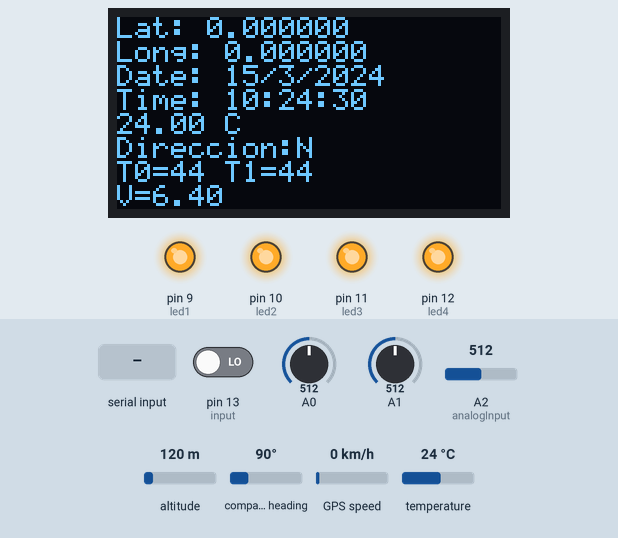
Bench run of a sketch on a simulated Arduino Uno, built with avr-gcc and run on an emulated ATmega328P. On the bench: 128×64 one-colour display, output pins drawn as LEDs (lit = HIGH). Inputs (shaded band) come from the test bench; at power-on: compass heading 90°, pin 13 (input) LOW, A0 = 512, A1 = 512, A2 (analogInput) = 512, altitude 120 m, GPS speed 0 km/h, temperature 24 °C. The GPS gets a fix after 3 s at 37.7749, -122.4194 with 8 satellites; what the sketch prints to the serial monitor is not drawn.

Above: at 2.5 s.
2.6 s: compass heading set to 180°
At 11.7 s:
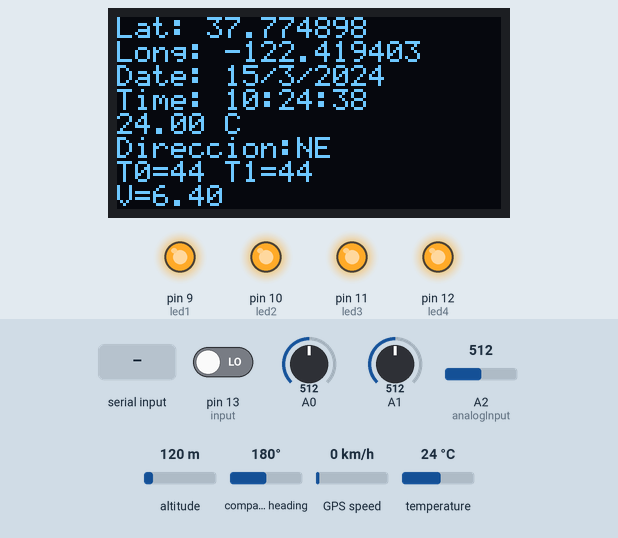
12.1 s: compass heading set to 319°
At 20.3 s:
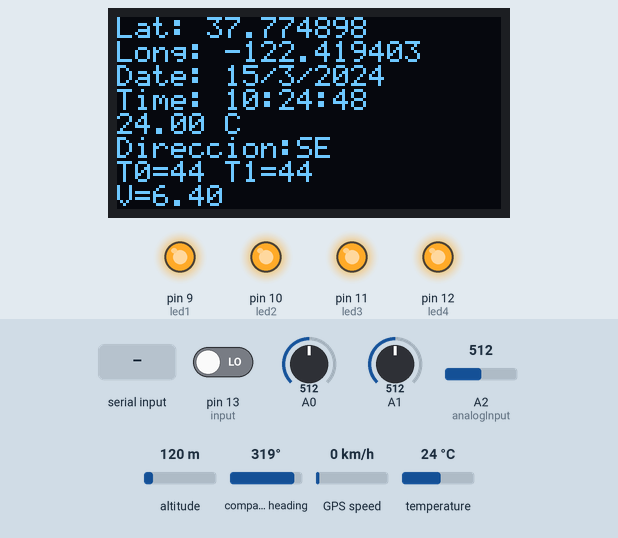
20.8 s: "A" received over Serial
At 24.6 s:
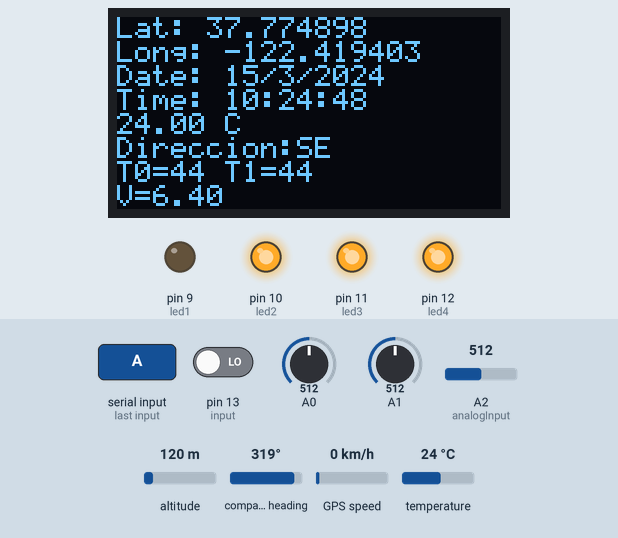
31.2 s: "B" received over Serial
At 41.4 s:
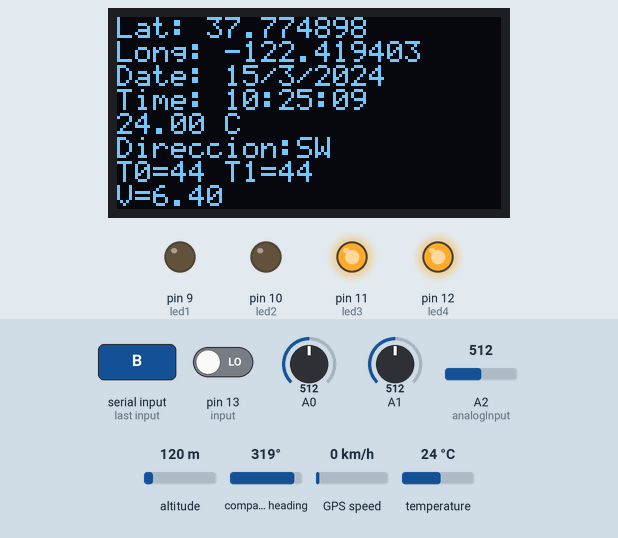
41.6 s: "C" received over Serial
At 45.9 s:
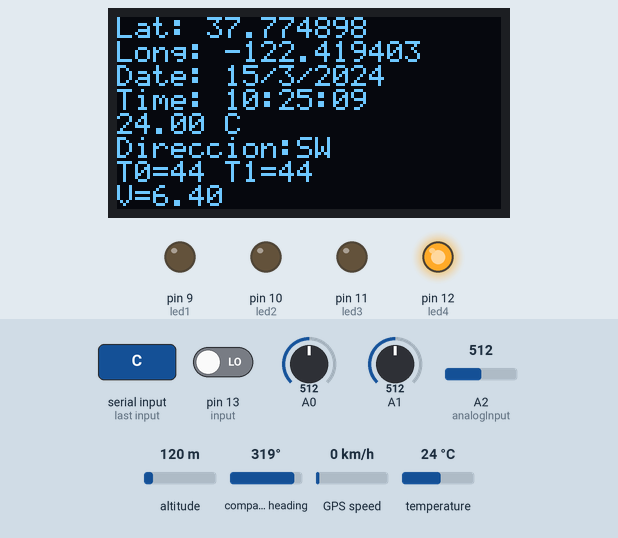
52.0 s: "D" received over Serial
At 57.2 s:
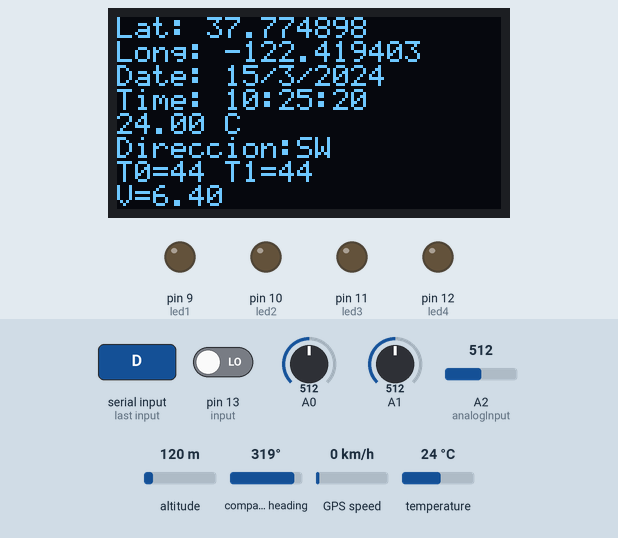
Timing chart, 0 to 58.7 s (numbered marks = the images above; inputs shaded):
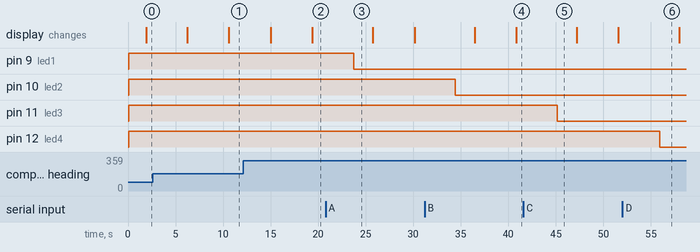

The sketch:

GPSv2.ino
```cpp
#define I2C_ADDRESS 0x3C
#include "SSD1306Ascii.h"
#include "SSD1306AsciiAvrI2c.h"
#include <TinyGPS++.h>
#include <SoftwareSerial.h>
#include "SSD1306Ascii.h"
#include "SSD1306AsciiAvrI2c.h"
#include <OneWire.h>
#include <DallasTemperature.h>
#include <MechaQMC5883.h>

#define ARDUINO_GPS_RX 3
#define ARDUINO_GPS_TX 4
#define GPS_BAUD 9600
#define gpsPort ssGPS
#define SerialMonitor Serial
#define I2C_ADDRESS 0x3C
#define Pin 6

TinyGPSPlus tinyGPS;
SoftwareSerial ssGPS(ARDUINO_GPS_TX, ARDUINO_GPS_RX);
OneWire ourWire(Pin);
DallasTemperature sensors(&ourWire);
MechaQMC5883 qmc;

int mX0, mX1, mX_out;
int mY0, mY1, mY_out;
int mZ0, mZ1, mZ_out;
float heading, headingDegrees, headingFiltered, declination;
float Xm, Ym, Zm;
int led1 = 9;
int led2 = 10;
int led3 = 11;
int led4 = 12;
int led1s = 0;
int led2s = 0;
int led3s = 0;
int led4s = 0;
int TankValue0;
int TankValue1;
int analogInput = 2;
float vout = 0.0;
float vin = 0.0;
float R1 = 100000.0; // resistance of R1 (100K) -see text!
float R2 = 10000.0; // resistance of R2 (10K) - see text!
int value = 0;
int RelayState0 = 0;
int RelayState1 = 0;
int RelayState2 = 0;
int RelayState3 = 0;
int RPM = 0;
int input = 13;
int high_time;
int low_time;
float time_period;
float frequency;
String Direccion = "";

SSD1306AsciiAvrI2c oled;

void setup()
{
  SerialMonitor.begin(9600);
  gpsPort.begin(GPS_BAUD);
  oled.begin(&Adafruit128x64, I2C_ADDRESS);
  oled.setFont(System5x7);
  oled.clear();
  pinMode(led1, OUTPUT);
  pinMode(led2, OUTPUT);
  pinMode(led3, OUTPUT);
  pinMode(led4, OUTPUT);
  digitalWrite(led1, HIGH);
  digitalWrite(led2, HIGH);
  digitalWrite(led3, HIGH);
  digitalWrite(led4, HIGH);
  pinMode(input, INPUT);
  sensors.begin();
  qmc.init();
}

void loop()
{

  static const double LONDON_LAT = 51.508131, LONDON_LON = -0.128002;

  smartDelay(1000);
  oled.setCursor(0, 0);

  //***************************Sensores de temperatura*********************************

  sensors.requestTemperatures();

  //***************************Fin Sensores de temperatura*********************************
  //***************************Calculos de Heading*********************************
  int x, y, z;
  qmc.read(&x, &y, &z);
  //---- X-Axis
  Xm = x * 0.00092;
  //---- Y-Axis
  Ym = y * 0.00092;
  //---- Z-Axis
  Zm = z * 0.00092;

  heading = atan2(Ym, Xm);
  declination = 0.155;
  heading += declination;
  if (heading < 0) heading += 2 * PI;
  if (heading > 2 * PI)heading -= 2 * PI;
  headingDegrees = heading * 180 / PI;
  headingFiltered = headingFiltered * 0.85 + headingDegrees * 0.15;

  if (headingFiltered < 45 ) {
    Direccion = "N";
  }
  if (headingFiltered > 45 && headingFiltered < 90) {
    Direccion = "NE";
  }
  if (headingFiltered > 90 && headingFiltered < 135) {
    Direccion = "E";
  }
  if (headingFiltered > 135 && headingFiltered < 180) {
    Direccion = "SE";
  }
  if (headingFiltered > 180 && headingFiltered < 225) {
    Direccion = "S";
  }
  if (headingFiltered > 225 && headingFiltered < 270) {
    Direccion = "SW";
  }
  if (headingFiltered > 270 && headingFiltered < 315) {
    Direccion = "W";
  }
  if (headingFiltered > 315 && headingFiltered < 360) {
    Direccion = "NW";
  }

  //***************************fin de Calculos de Heading*********************************
  //***************************Rutina de Relay*********************************

  RelayState0 = digitalRead(led1);
  RelayState1 = digitalRead(led2);
  RelayState2 = digitalRead(led3);
  RelayState3 = digitalRead(led4);

Relay:
  if (Serial.available() > 0)
  { //cierre del segundo if
    char datos_serial = Serial.read();

    if (datos_serial == 'A')
    {
      if (RelayState0 == HIGH) {
        Serial.println("enciende 1");
        digitalWrite(led1, LOW);
        delay(2000);
        goto Relay;
      }
      if (RelayState0 == LOW) {
        digitalWrite(led1, HIGH);
        Serial.println("Apaga 1");
        delay(2000);
        goto Relay;
      }
    }
    if (datos_serial == 'B')
    {
      if (RelayState1 == HIGH) {
        Serial.println("enciende 2");
        digitalWrite(led2, LOW);
        delay(2000);
        goto Relay;
      }
      if (RelayState1 == LOW) {
        digitalWrite(led2, HIGH);
        Serial.println("Apaga 2");
        delay(2000);
        goto Relay;
      }
    }
    if (datos_serial == 'C')
    {
      if (RelayState2 == HIGH) {
        Serial.println("enciende 3");
        digitalWrite(led3, LOW);
        delay(2000);
        goto Relay;
      }
      if (RelayState2 == LOW) {
        digitalWrite(led3, HIGH);
        Serial.println("Apaga 3");
        delay(2000);
        goto Relay;
      }
    }
    if (datos_serial == 'D')
    {
      if (RelayState3 == HIGH) {
        Serial.println("enciende 4");
        digitalWrite(led4, LOW);
        delay(2000);
        goto Relay;
      }
      if (RelayState3 == LOW) {
        digitalWrite(led4, HIGH);
        Serial.println("Apaga 4");
        delay(2000);
        goto Relay;
      }
    }
    if (datos_serial == 'E')
    {
      digitalWrite(led1, HIGH);
      digitalWrite(led2, HIGH);
      digitalWrite(led3, HIGH);
      digitalWrite(led4, HIGH);
      Serial.println("Apaga todos");
    }
  }

  led1s = digitalRead(led1);
  led2s = digitalRead(led2);
  led3s = digitalRead(led3);
  led4s = digitalRead(led4);

  //***************************Fin de Rutina de Relay*********************************
  //***************************Rutina de tanque*********************************

  int sensorTankValue0 = analogRead(A0);
  int sensorTankValue1 = analogRead(A1);
  TankValue0 = map(sensorTankValue0, 295, 785, 0, 100);
  TankValue1 = map(sensorTankValue1, 295, 785, 0, 100);
  if (TankValue0 < 0) {
    TankValue0 = 0;
  }
  if (TankValue1 < 0) {
    TankValue1 = 0;
  }
  if (TankValue0 > 100) {
    TankValue0 = 100;
  }
  if (TankValue1 > 100) {
    TankValue1 = 100;
  }
  value = analogRead(analogInput);
  vout = (value * 5.0) / 1024.0; // see text
  vin = vout / (R2 / (R1 + R2));
  float Vscalado;
  Vscalado = map(vin, 0, 500, 0, 1200);
  if (vin < 0.09) {
    Vscalado = 0.0; //statement to quash undesired reading !
  }

  //***************************Fin de Rutina de tanque*********************************
  //***************************Rutina de Display*********************************

  oled.print("Lat: ");
  oled.println(tinyGPS.location.lat(), 6);
  oled.print("Long: ");
  oled.println(tinyGPS.location.lng(), 6);
  oled.print("Date: ");
  printDate();
  oled.print("Time: ");
  printTime();
  oled.print(sensors.getTempCByIndex(0));
  oled.println(" C");
  oled.print("Direccion:");
  oled.print(Direccion);
  oled.println(" ");
  oled.print("T0=");
  oled.print(TankValue0);
  oled.print(" ");
  oled.print("T1=");
  oled.println(TankValue1);
  oled.print("V=");
  oled.print(Vscalado / 10);
  oled.println(" ");

  //***************************Fin de Rutina de Display*********************************
  //***************************Inicio de Transmision************************************

  printGPSInfo();
  SerialMonitor.print(Direccion);
  SerialMonitor.print(",");
  SerialMonitor.print(headingFiltered);
  SerialMonitor.print(",");
  SerialMonitor.print(sensors.getTempCByIndex(0));
  SerialMonitor.print(",");
  SerialMonitor.print(sensors.getTempCByIndex(0));
  SerialMonitor.print(",");
  SerialMonitor.print(TankValue0);
  SerialMonitor.print(",");
  SerialMonitor.print(TankValue1);
  SerialMonitor.print(",");
  SerialMonitor.print(Vscalado);
  SerialMonitor.print(",");
  SerialMonitor.print(!led1s);
  SerialMonitor.print(",");
  SerialMonitor.print(!led2s);
  SerialMonitor.print(",");
  SerialMonitor.print(!led3s);
  SerialMonitor.print(",");
  SerialMonitor.print(!led4s);
  SerialMonitor.print(",");
  SerialMonitor.println(RPM);

  //***************************Fin de Transmision*********************************
  //***************************Lectura rpm*********************************

  high_time = pulseIn(input, HIGH);
  low_time = pulseIn(input, LOW);
  time_period = low_time;
  time_period = time_period / 1000;
  frequency = 1000 / time_period;
  if (frequency<0){frequency=frequency*-1;}
  frequency=RPM;
  delay(500);

  //***************************Fin Lectura rpm*********************************

}

void printGPSInfo()
{
  SerialMonitor.print(tinyGPS.location.lat(), 6);
  SerialMonitor.print(",");
  SerialMonitor.print(tinyGPS.location.lng(), 6);
  SerialMonitor.print(",");
}


static void smartDelay(unsigned long ms)
{
  unsigned long start = millis();
  do
  {

    while (gpsPort.available())
      tinyGPS.encode(gpsPort.read());
  } while (millis() - start < ms);
}


void printDate()
{
  oled.print(tinyGPS.date.day());
  oled.print("/");
  oled.print(tinyGPS.date.month());
  oled.print("/");
  oled.println(tinyGPS.date.year());
}

void printTime()
{
  oled.print(tinyGPS.time.hour());
  oled.print(":");
  if (tinyGPS.time.minute() < 10) oled.print('0');
  oled.print(tinyGPS.time.minute());
  oled.print(":");
  if (tinyGPS.time.second() < 10) oled.print('0');
  oled.println(tinyGPS.time.second());
}
```

Measured:
- after the input at 2.6 s, the display: first differs from a run without the input after 8.0 s (image 1)
- after the input at 20.8 s, pin 9 (led1): HIGH → LOW after 2.9 s
- after the input at 31.2 s, pin 10 (led2): HIGH → LOW after 3.2 s
- after the input at 41.6 s, pin 11 (led3): HIGH → LOW after 3.6 s
- after the input at 52.0 s, pin 12 (led4): HIGH → LOW after 3.9 s
